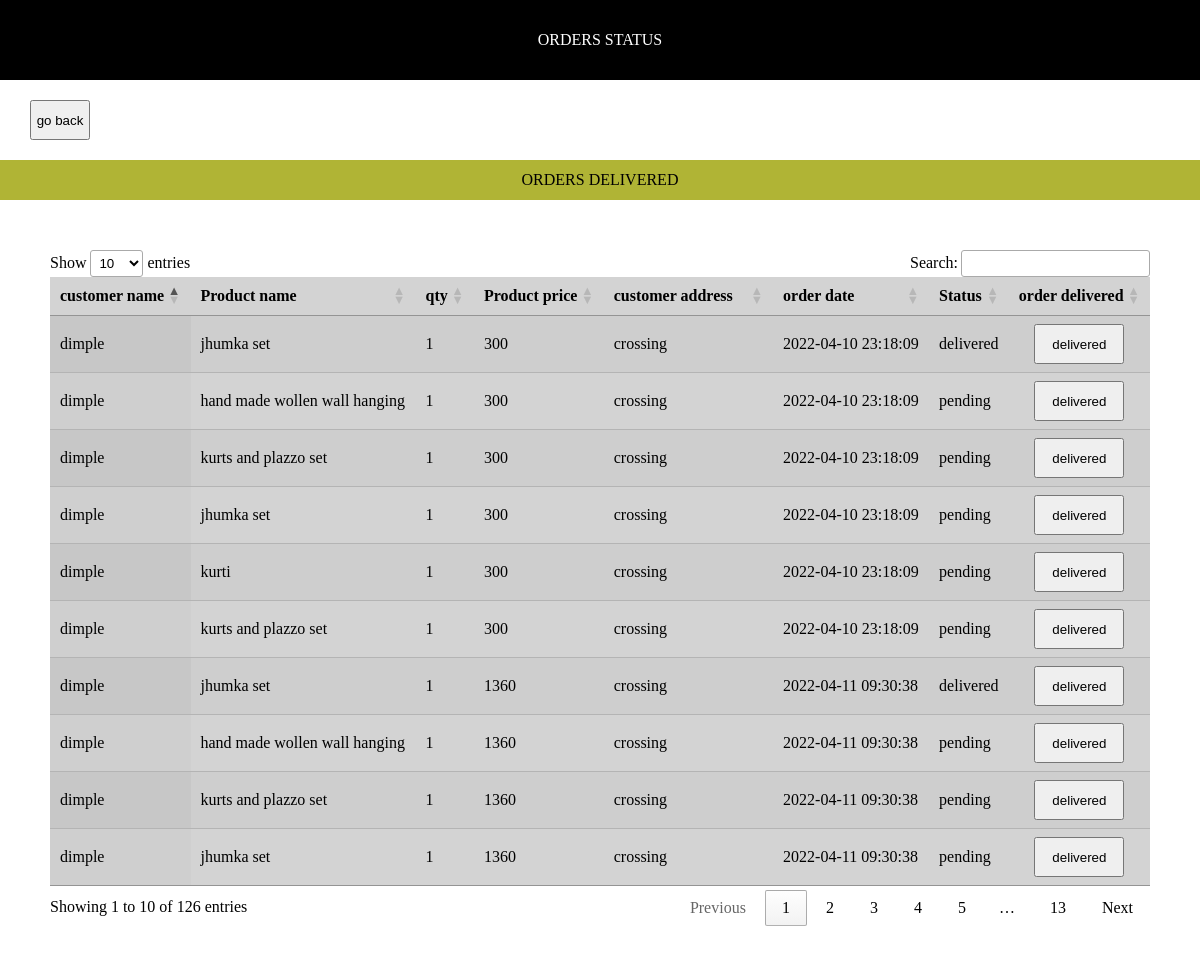
Page /employee/delivery.php on the committed database.
### tables this page shows
CREATE TABLE `customer` (
  `customer_id` int(10) NOT NULL,
  `customer_name` varchar(100) NOT NULL,
  `customer_email` varchar(100) NOT NULL,
  `customer_pass` varchar(100) NOT NULL,
  `customer_state` text NOT NULL,
  `customer_city` text NOT NULL,
  `customer_contact` int(10) NOT NULL,
  `customer_address` text NOT NULL,
  `customer_ip` int(100) NOT NULL
);

CREATE TABLE `products` (
  `product_ID` int(10) NOT NULL,
  `cat_ID` int(10) NOT NULL,
  `date` timestamp NOT NULL DEFAULT current_timestamp() ON UPDATE current_timestamp(),
  `product_title` text NOT NULL,
  `product_img1` text NOT NULL,
  `product_price` int(10) NOT NULL,
  `product_desc` text NOT NULL,
  `product_status` text NOT NULL,
  `keyword` text NOT NULL
);

CREATE TABLE `pending_orders` (
  `customer_id` int(10) NOT NULL,
  `invoice_no` int(100) NOT NULL,
  `product_id` int(10) NOT NULL,
  `qty` int(100) NOT NULL,
  `order_status` text NOT NULL,
  `order_id` int(11) NOT NULL
);

CREATE TABLE `customer_order` (
  `order_id` int(10) NOT NULL,
  `customer_id` int(10) NOT NULL,
  `due_amount` int(100) NOT NULL,
  `invoice_no` int(100) NOT NULL,
  `total_products` int(100) NOT NULL,
  `order_date` timestamp NOT NULL DEFAULT current_timestamp() ON UPDATE current_timestamp(),
  `order_status` text NOT NULL,
  `product_id` int(11) NOT NULL
);

### employee/delivery.php (the view, shortened to what this page needs)
<?php
include('includes/db.php');
?>
<!DOCTYPE html>
<html lang="en">
<head>
    <link rel="stylesheet" href="https://cdn.datatables.net/1.11.5/css/jquery.dataTables.min.css">
    <link rel="stylesheet" href="https://cdnjs.cloudflare.com/ajax/libs/font-awesome/6.0.0-beta2/css/all.min.css">
</head>
<body>
<div class="title">
  <p>
  ORDERS STATUS
  </p>
</div>
<div class="title-home">
 <button><a href="dashbord.php">go back</a></button>
</div>
<div class="tiltelite" >
  <p>
  ORDERS DELIVERED
  </p>
</div>
<div class=conatiner>
<table id="example" class="display" style="width:100%">
        <thead>
            <tr>
                <th >customer name</th>
                <th >Product name</th>
                <th >qty</th>
                <th >Product price</th>
                <th >customer address</th>
                <th >order date</th>
                <th >Status</th>
                <th >order delivered</th>
            </tr>
        </thead>
        <tbody>
        <?php
$selectp="SELECT * from customer_order ";
$runselectp=mysqli_query($conn,$selectp);
while($rule=mysqli_fetch_array($runselectp)){
    $cust_id=$rule['customer_id'];
    $due_amount=$rule['due_amount'];
    $order_date=$rule['order_date'];
    $selpending="SELECT * from pending_orders where customer_id='$cust_id'";
    $gun=mysqli_query($conn,$selpending);
    while($gherin=mysqli_fetch_array($gun)){
        $product_id=$gherin['product_id'];
        $qty=$gherin['qty'];
        $status=$gherin['order_status'];
            $customerdetails="SELECT * from customer where customer_ip='$cust_id'";
            $runcustomerdetails=mysqli_query($conn,$customerdetails);
            while($shin=mysqli_fetch_array($runcustomerdetails)){
                $username=$shin['customer_name'];
                $ucustomer_address=$shin['customer_address'];
                 $finalpro="SELECT * from products where product_ID='$product_id'";
        $hatt=mysqli_query($conn,$finalpro);
        while($getout=mysqli_fetch_array($hatt)){
            $pro_name=$getout['product_title'];
                ?>
            <tr>
                <td ><?php echo $username  ; ?></td>
                <td ><?php echo $pro_name ; ?></td>
                <td ><?php echo $qty ; ?></td>
                <td ><?php echo $due_amount ; ?></td>
                <td ><?php echo $ucustomer_address; ?></td>
                <td ><?php echo $order_date ; ?></td>
                <td ><?php echo $status ; ?></td>
                <td align=center><button style="height:40px;width:90px;"><a href="delivery.php?pro_id=<?php echo $product_id; ?>" style="text-decoration:none;color:black;">delivered</a></button> </td>
            </tr>
            <?php
        }}}} ?>
        </tbody>
    </table>
</div>
</body>
</html>

### employee/delivery.php (style rules this page uses)
* { box-sizing:border-box; margin:0; padding:0; }
.conatiner { margin:50px }
.display { background-color:lightgrey; width: 100vw; }
.title { width: 100%; height:5rem; color:white; background-color:black; display:flex; justify-content:center; align-items:center; }
.title-home { width: 100%; height:5rem; color:white; margin-left:30px; display:flex; justify-content:flex-start; align-items:center; }
.title-home button { height:50%; width: 5%; }
.title-home a { text-decoration:none; color:black; }
.tiltelite { background-color:#b0b435; height:40px; text-align:center; display:flex; height:40px; align-items:center; justify-content:center; }

### rows in the picture
customer_order: due_amount "300", order_date "2022-04-10 23:18:09"
pending_orders: qty "1", order_status "delivered"
customer: customer_name "dimple", customer_address "crossing"
products: product_title "jhumka set"
pending_orders: qty "1", order_status "pending"
products: product_title "hand made wollen wall hanging"
pending_orders: qty "1", order_status "pending"
products: product_title "kurts and plazzo set"
pending_orders: qty "1", order_status "pending"
pending_orders: qty "1", order_status "pending"
products: product_title "kurti"
pending_orders: qty "1", order_status "pending"
customer_order: due_amount "1360", order_date "2022-04-11 09:30:38"
